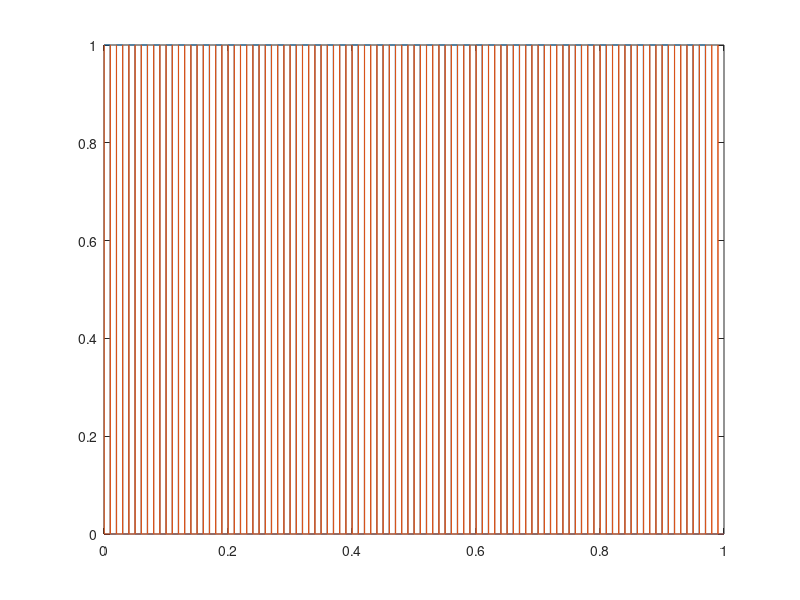

This figure's MATLAB source: (Note: this script raises an error after producing the figure.)
clear all;
%% Glottal Source

t = 0:1/44100:1- 1/44100;
h = fliplr(0:1/22050:1);
u = zeros(1,44101);
u(22050:end-1) = h.*cos(2*pi*t(1:22051));%+0.2925;
%plot(u)
u(1:22050) = cos(2*pi*t(22050:end-1));
%plot(u(11027:33075));
u = u(11027:33075);
u = [ u zeros(1,22051)];
%plot(u)
ug = u;

%%
t = 0 : 1/8000 : 1 - 1/8000;
d = 5e-3 : 1/50  :  1 - 1/50;
y = pulstran(t,d,'rectpuls',10e-3); 
plot(t,y); hold on;
ug = y;
 FS = 8000;
 F0 = 100;
 t = linspace(0,1,FS);
 y = zeros(size(t));
 y(1:FS/F0:end)=1;
 y(2:FS/F0:end)=1;
 y(3:FS/F0:end)=1;
ug = y;
plot(t,ug);
hk = (0.95).^((1:128));
hk = (conv(hk,fliplr(hk)))';
%% Area Function
t1 = 0.1:1/85:0.45;
t2 = 0.5:1/35:0.88;
omega = [sin(2*pi*t2) sin(2*pi*t1)];
data = load('areafnI.mat');
omega = data.sam(1:44)'; 

%% Input characteristic impedance of first section
rho = 1.147e-3;  % Density of air (g/cm^3)
tau = 35000.00;    % Speed of sound (m/s)
length = 0.396825;  % Length of each section (cm)
Zo = rho*tau/length;

%% Obtaining input Impedances
for i = 1:8000
    [Zin,Pout,Volv,Kn,Zl] = VocalSynthesisV1(omega,i);
    Zomega(i) = Zin;
    Pouttotal(:,i) = Pout';
end
%% Plots for report
plot(20*log(abs(Zomega)),'b');
axis([0 3000 0 180])
set(gca,...
'Units','normalized',...
'YTick',0:10:180,...
'XTick',0:200:length(Zomega),...
'Position',[.15 .2 .75 .7],...
'FontUnits','points',...
'FontWeight','normal',...
'FontSize',9,...
'FontName','Times');

ylabel({'Log Magnitude of Impedance'},...
'FontUnits','points',...
'interpreter','latex',...
'FontSize',9,...
'FontName','Times');
xlabel('Frequency(Hz)',...
'FontUnits','points',...
'FontWeight','normal',...
'FontSize',7,...
'FontName','Times');

legend({'$\log(Z_{in})$'},...
'FontUnits','points',...
'interpreter','latex',...
'FontSize',7,...
'FontName','Times',...
'Location','NorthEast');
title('Vocal Tract Input Impedance',...
'FontUnits','points',...
'FontWeight','normal',...
'FontSize',7,...
'FontName','Times')
print -depsc2 ZinPlot.eps
%%
clear hj;
hj = (ifft(ifftshift(fftshift(Zomega)),'symmetric'));
figure;
plot((hj));
gh(1:25) = 0;
gh(26:50) = 0;
gh(51:75) = 1;
gh(76:100) = 1 ;
figure;
plot(conv(gh,hj(1:256)));
plot([0:1/8000:0.05-1/8000],conv(ug(1:400),hj(1:100),'same'));
soundsc(conv(ug,hj,'same'),8000);
%% Adding Lip imepdance to Tract bank
for i = 0:43
    Zin(i+1) = (Kn(2,i*2+2)*Zl - Kn(1,i*2+2))/(Kn(1,i*2+1) - Kn(2,i*2+1));
end
%% Assuming delay banks

for i = 0:43
    b(i+1) = (Kn(2,i*2+2)*Zl - Kn(1,i*2+2));
end

for i = 0:43
    a(i+1) = (Kn(1,i*2+1) - Kn(2,i*2+1));
end


%% Input Reflectance
N = 44100;
for i = 1:44
Rin(i) = (Zin(i) - Zo)/(Zin(i) + Zo); % Frequency domain
end
rin = ifft(Rin,N,'symmetric');  % Time domain, with N Samples

%%
rin = rin(1:8001);
zt = ifft(Zin,250,'symmetric');
%% The convolution to obtain supraglottal pressure
pl = zeros(1,N); % Initital supraglottal pressure

for n = 1:N
   first = ((1+rin(1))/(1-rin(1)))*Zo*ug(n);
   rintemp = rin(2:end);
   second = conv(rintemp,pl);
   third = Zo*conv(rintemp,ug);
   fourth = second(n) + third(n);
   fifth = (1/(1 - rin(1)))*fourth;
   pl(n) = first + fifth;
   n
end
%% Alternatively
plout = [pl(1:11126)];
plsound = [];
for i = 1:200
plsound = [plsound plout zeros(1,11025)];
end
plout = conv(zt,ug);